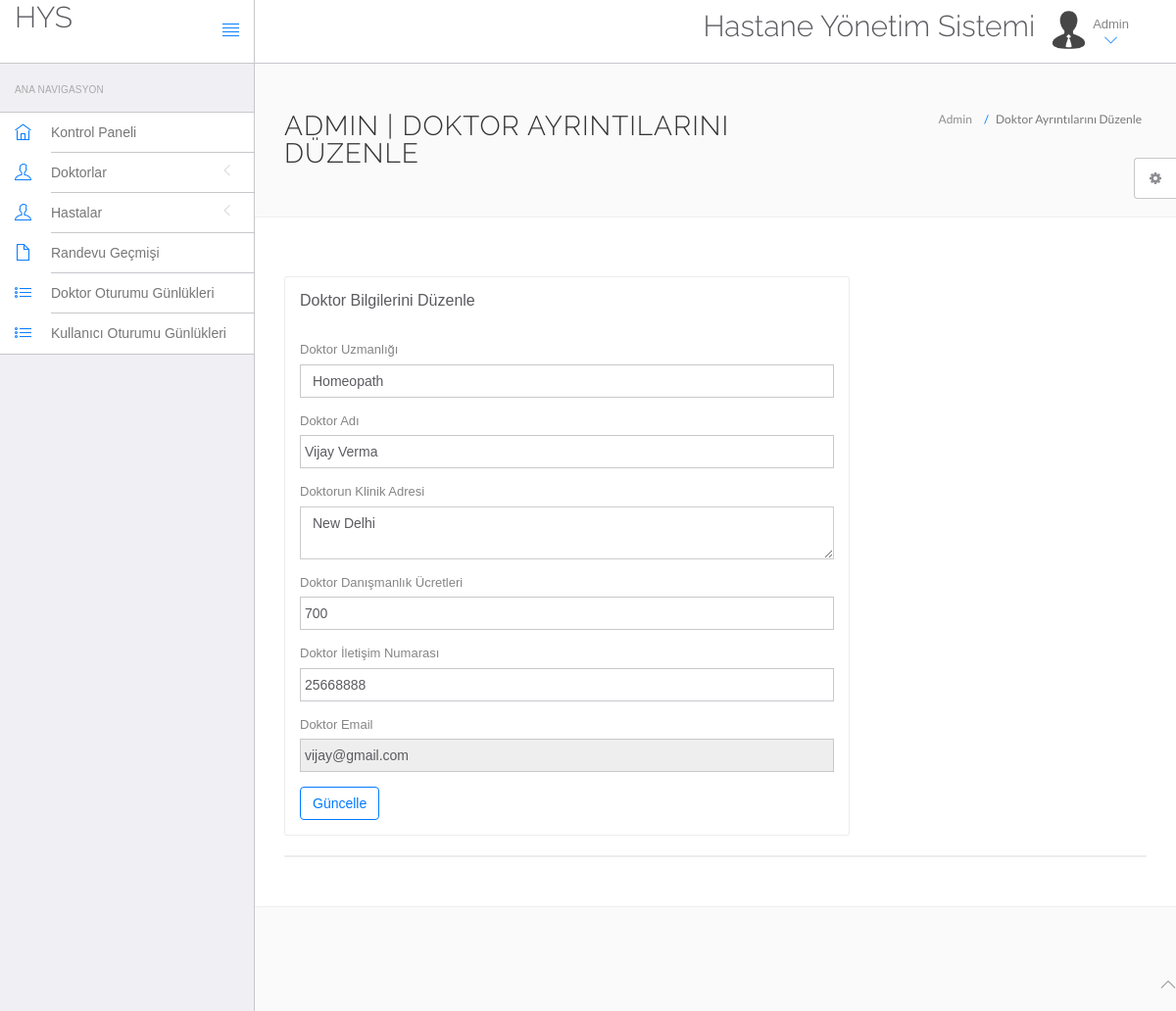
The page /hms/admin/edit-doctor.php?id=4 (signed in) on the database its author committed.
### tables this page shows
CREATE TABLE IF NOT EXISTS `doctors` (
  `id` int(11) NOT NULL,
  `specilization` varchar(255) NOT NULL,
  `doctorName` varchar(255) NOT NULL,
  `address` longtext NOT NULL,
  `docFees` varchar(255) NOT NULL,
  `contactno` bigint(11) NOT NULL,
  `docEmail` varchar(255) NOT NULL,
  `password` varchar(255) NOT NULL,
  `creationDate` timestamp NOT NULL DEFAULT CURRENT_TIMESTAMP,
  `updationDate` varchar(255) NOT NULL
);

### hms/admin/edit-doctor.php (the view, shortened to what this page needs)
<?php
include('include/config.php');
$did=intval($_GET['id']);
?>
<!DOCTYPE html>
<html lang="en">
	<head>
		<link rel="stylesheet" href="vendor/bootstrap/css/bootstrap.min.css">
		<link rel="stylesheet" href="vendor/fontawesome/css/font-awesome.min.css">
		<link rel="stylesheet" href="vendor/themify-icons/themify-icons.min.css">
		<link href="vendor/animate.css/animate.min.css" rel="stylesheet" media="screen">
		<link href="vendor/perfect-scrollbar/perfect-scrollbar.min.css" rel="stylesheet" media="screen">
		<link href="vendor/switchery/switchery.min.css" rel="stylesheet" media="screen">
		<link href="vendor/bootstrap-touchspin/jquery.bootstrap-touchspin.min.css" rel="stylesheet" media="screen">
		<link href="vendor/select2/select2.min.css" rel="stylesheet" media="screen">
		<link href="vendor/bootstrap-datepicker/bootstrap-datepicker3.standalone.min.css" rel="stylesheet" media="screen">
		<link href="vendor/bootstrap-timepicker/bootstrap-timepicker.min.css" rel="stylesheet" media="screen">
		<link rel="stylesheet" href="assets/css/styles.css">
		<link rel="stylesheet" href="assets/css/plugins.css">
		<link rel="stylesheet" href="assets/css/themes/theme-1.css" id="skin_color" />
	</head>
	<body>
		<div id="app">
<?php include('include/sidebar.php');?>
			<div class="app-content">
						<?php include('include/header.php');?>
				<div class="main-content" >
					<div class="wrap-content container" id="container">
						<section id="page-title">
							<div class="row">
								<div class="col-sm-8">
									<h1 class="mainTitle">Admin | Doktor Ayrıntılarını Düzenle</h1>
																	</div>
								<ol class="breadcrumb">
									<li>
										<span>Admin</span>
									</li>
									<li class="active">
										<span>Doktor Ayrıntılarını Düzenle</span>
									</li>
								</ol>
							</div>
						</section>
						<div class="container-fluid container-fullw bg-white">
							<div class="row">
								<div class="col-md-12">
									<div class="row margin-top-30">
										<div class="col-lg-8 col-md-12">
											<div class="panel panel-white">
												<div class="panel-heading">
													<h5 class="panel-title">Doktor Bilgilerini Düzenle</h5>
												</div>
												<div class="panel-body">
									<?php $sql=mysqli_query($con,"select * from doctors where id='$did'");
while($data=mysqli_fetch_array($sql))
{
?>
													<form role="form" name="adddoc" method="post" onSubmit="return valid();">
														<div class="form-group">
															<label for="DoctorSpecialization">
																Doktor Uzmanlığı
															</label>
							<select name="Doctorspecialization" class="form-control" required="required">
					<option value="<?php echo htmlentities($data['specilization']);?>">
					<?php echo htmlentities($data['specilization']);?></option>
															</select>
														</div>
<div class="form-group">
															<label for="doctorname">
																 Doktor Adı
															</label>
	<input type="text" name="docname" class="form-control" value="<?php echo htmlentities($data['doctorName']);?>" >
														</div>
<div class="form-group">
															<label for="address">
																 Doktorun Klinik Adresi
															</label>
					<textarea name="clinicaddress" class="form-control"><?php echo htmlentities($data['address']);?></textarea>
														</div>
<div class="form-group">
															<label for="fess">
																 Doktor Danışmanlık Ücretleri
															</label>
		<input type="text" name="docfees" class="form-control" required="required"  value="<?php echo htmlentities($data['docFees']);?>" >
														</div>
<div class="form-group">
									<label for="fess">
																 Doktor İletişim Numarası
															</label>
					<input type="text" name="doccontact" class="form-control" required="required"  value="<?php echo htmlentities($data['contactno']);?>">
														</div>
<div class="form-group">
									<label for="fess">
																 Doktor Email
															</label>
					<input type="email" name="docemail" class="form-control"  readonly="readonly"  value="<?php echo htmlentities($data['docEmail']);?>">
														</div>
														<?php } ?>
														<button type="submit" name="submit" class="btn btn-o btn-primary">
															Güncelle
														</button>
													</form>
												</div>
											</div>
										</div>
											</div>
										</div>
									<div class="col-lg-12 col-md-12">
											<div class="panel panel-white">
											</div>
										</div>
									</div>
								</div>
							</div>
						</div>
					</div>
				</div>
	<?php include('include/footer.php');?>
	<?php include('include/setting.php');?>
	</body>
</html>

### hms/admin/assets/css/themes/theme-1.css (style rules this page uses)
body { background: #FAFAFA; }

### rows shown on the page
doctors: Doctorspecialization "Homeopath", docname "Vijay Verma", clinicaddress "New Delhi", docfees "700", doccontact "25668888", docemail "vijay@gmail.com"
